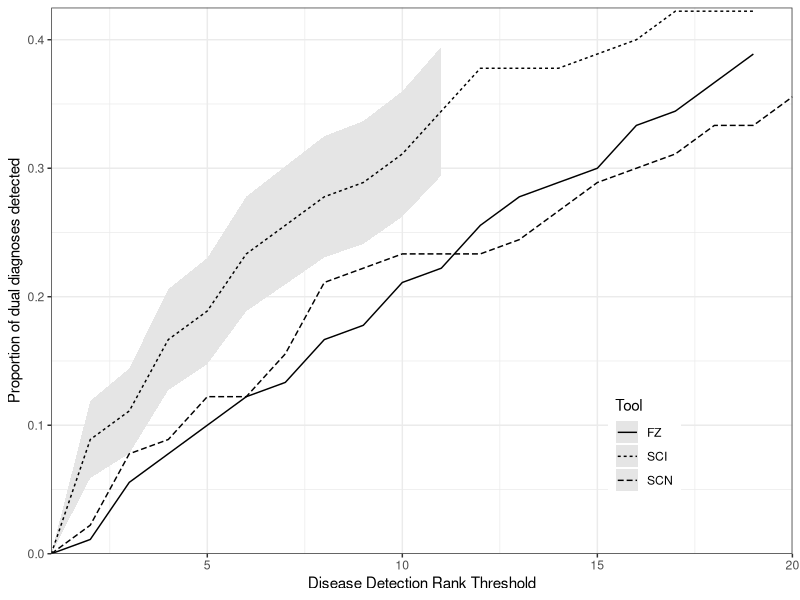
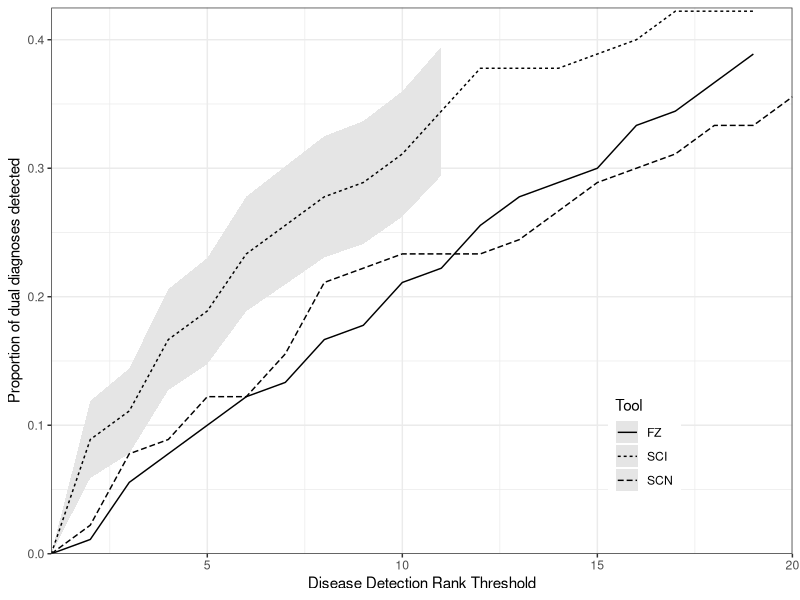

Write the R code that produced these figures, in order. (Note: this script raises an error after producing the figures.)
# get required packages
suppressPackageStartupMessages(library(ggplot2))
suppressPackageStartupMessages(library(tidyr))
suppressPackageStartupMessages(library(dplyr))
cat("Packages loaded.\n")

# function to calculate se
se <- function(vec) {
  return(sd(vec)/sqrt(length(vec)))
}

# rounds to four digits and returns as character
cust.round <- function(num, numdig = 4) {
  as.character(round(num, digits = numdig))
}
cat("Personal functions defined.\n")

# read in data
dataset <- read.csv("Results.csv",
                    header = TRUE,
                    na.strings = c("NA", "", "Inf", "NR"),
                    colClasses = c(rep("character", 3),
                                   rep("integer", 6)))
cat("Data input completed.\n")

# processing: change all NA values to 1000 (after all thresholds)
dataset[is.na(dataset)] <- 1000

# if folder doesn't exist, make it
if (!file.exists("Figs")) {
  dir.create("Figs")
  cat("Folder for plots created.\n")
}

#####VARYING THRESHOLD#####
# see how good each tool is at detecting both in a pair based on varying
# threshold of what counts as detection (less than what rank)
vals <- 1:20
fz <- numeric(length(vals))
sci<- numeric(length(vals))
scn<- numeric(length(vals))
counter <- 1
for (i in vals) {
  # get vectors for current threshold
  temp.fz <- (dataset$FZC1 <= i & dataset$FZC2 <= i)
  temp.sci<- (dataset$SCC1I<= i & dataset$SCC2I<= i)
  temp.scn<- (dataset$SCC1W<= i & dataset$SCC2W<= i)
  
  # store mean of each column
  fz[counter] <- mean(temp.fz)
  sci[counter]<- mean(temp.sci)
  scn[counter]<- mean(temp.scn)
  
  # update loop counter
  counter <- counter + 1
}

# store values into data frame and reshape
df.thresh <- data.frame(Threshold = vals,
                        FZ   = fz,
                        SCI  = sci,
                        SCN  = scn)
df.thresh <- df.thresh %>%
  gather("Tool", "Prop.Detect", 2:4)

# plot as line plot with smoother
df.thresh <- df.thresh %>%
  dplyr::mutate(SE = sqrt(Prop.Detect * (1 - Prop.Detect) / nrow(dataset)),
                ymin = Prop.Detect - SE,
                ymax = Prop.Detect + SE)
df.thresh[df.thresh$Tool != "SCI",]$SE <- 0
df.thresh[df.thresh$Tool != "SCI",]$ymin <- 0
df.thresh[df.thresh$Tool != "SCI",]$ymax <- 0
ggplot(df.thresh, aes(x = Threshold, y = Prop.Detect, linetype = Tool)) +
  geom_ribbon(aes(ymin = ymin,
                  ymax = ymax),
                  fill = "grey90") +
  geom_line() +
  ylab("Proportion of dual diagnoses detected") +
  xlab("Disease Detection Rank Threshold") +
  theme_bw() +
  theme(legend.position = c(0.8, 0.2)) +
  scale_colour_manual(values = c("red", "blue", "black"),
                      label = c("FindZebra",
                                "SCI",
                                "SCN")) +
  scale_x_continuous(limits = c(1, 20), expand = c(0, 0)) +
  scale_y_continuous(limits = c(0, 0.425), expand = c(0, 0))
ggsave("Figs/StatVaryThresh.png", width = 4, height = 4)
cat("Plot for varying rank threshold created.\n")

#####EFFECT OF SINGLE DDX#####
# list of conditions
single.ddx <- data.frame(conds = c("TSD", "SLO", "MMA", "GSD", "PKU", "FXS", "AT", "CF", "TOI", "MD", "NS", "SS", "HS", "SDS", "TSC", "FXS2", "HS2", "AT2"),
                         fz = c(1, 6, 5, 3, 1, 5, 8, 6, 1, 1, 3, 2, 10, 9, 4, 5, 6, 3),
                         sci= c(2, 1, 5, 3, 1, 3, 5, 1, 4, 1, 1, 8, 1, 1, 1, 6, 4, 2),
                         scn= c(1, 6, 5, 1, 2, 2, 35, 1, 17, 1, 5, 26, 1, 1, 1, 10, 5, 2))

# function to detect what proportion of the time this disease was detected by given tool
prop.detected <- function(condition, tool, rank.thresh) {
  # only choose columns important for tool of interest
  if (tool == "FZ") {
    interest <- select(dataset, "Condition.1", "Condition.2", "FZC1", "FZC2")
  } else if (tool == "SCI") {
    interest <- select(dataset, "Condition.1", "Condition.2", "SCC1I", "SCC2I")
  } else if (tool == "SCN") {
    interest <- select(dataset, "Condition.1", "Condition.2", "SCC1W", "SCC2W")
  } else {
    stop(paste("ERROR: tool name -", tool, "- not recognized."))
  }
  
  # only choose rows important for condition of interest
  interest <- interest[(interest$Condition.1 == condition) | (interest$Condition.2 == condition), ]
  names(interest) <- c("C1", "C2", "D1", "D2")
  
  # count number of times detection met threshold
  total <- nrow(interest)
  count <- 0
  for (i in 1:nrow(interest)) {
    if (interest$C1[i] == condition && interest$D1[i] <= rank.thresh ||
        interest$C2[i] == condition && interest$D2[i] <= rank.thresh) {
      count <- count + 1
    }
  }
  
  # return proportion
  return(count / total)
}

# make data frame containing proportion detection results
df.prop.det <- data.frame(Condition = single.ddx$conds,
                          FZ.Single = single.ddx$fz,
                          FZ  = vapply(X = single.ddx$conds,
                                             FUN=function(x) prop.detected(x, "FZ", 20),
                                             FUN.VALUE = numeric(1)),
                          SCI.Single= single.ddx$sci,
                          SCI = vapply(X = single.ddx$conds,
                                             FUN=function(x) prop.detected(x, "SCI", 20),
                                             FUN.VALUE = numeric(1)),
                          SCN.Single= single.ddx$scn,
                          SCN = vapply(X = single.ddx$conds,
                                             FUN=function(x) prop.detected(x, "SCN", 20),
                                             FUN.VALUE = numeric(1)))

# plot coordinates to see if single ddx rank affects dual ddx rank
common <- ggplot(df.prop.det) +
  theme_classic() +
  ylab("Proportion detected")

# FindZebra
fz.model <- lm(FZ ~ FZ.Single, data = df.prop.det)
common +
  geom_point(aes(x = FZ.Single, y = FZ)) +
  xlab("FindZebra Single Dx Rank")
ggsave("Figs/SingleDual-FZ.png", width = 6, height = 6)

# SC (Incidence)
sci.model <- lm(SCI ~ SCI.Single, data = df.prop.det)
common +
  geom_point(aes(x = SCI.Single, y = SCI)) +
  xlab("SCI Single Dx Rank")
ggsave("Figs/SingleDual-SCI.png", width = 6, height = 6)

# SC (No incidence)
scn.model <- lm(SCN ~ SCN.Single, data = df.prop.det)
common +
  geom_point(aes(x = SCN.Single, y = SCN)) +
  xlab("SCN Single Dx Rank")
ggsave("Figs/SingleDual-SCN.png", width = 6, height = 6)
cat("Plots for tool bias created.\n")

# reshape for dodge bar plot
df.bias <- df.prop.det %>%
  select(seq(1, 7, by = 2)) %>%
  gather("Tool", "Proportion", 2:4)

ggplot(df.bias, aes(x = Condition, y = Proportion, fill = Tool)) +
  geom_bar(stat = "identity", position = "dodge",
           color = "black", size = 0.25) +
  scale_fill_manual(values = c("white", "black", "gray"),
                    label = c("FindZebra", "SCI", "SCN")) +
  theme_bw() +
  theme(legend.position = "top", panel.grid = element_blank()) +
  geom_vline(xintercept = seq(1.5, by = 1,
                              length = length(single.ddx$conds) - 1),
             size = 0.25) +
  ylab("Proportion Detected") +
  scale_y_continuous(limits = c(0, 1.025), expand = c(0, 0))
ggsave("Figs/CondBias.png", width = 6, height = 3)
cat("Plot for conditional bias created.\n")

cat("Script completed.\n")
